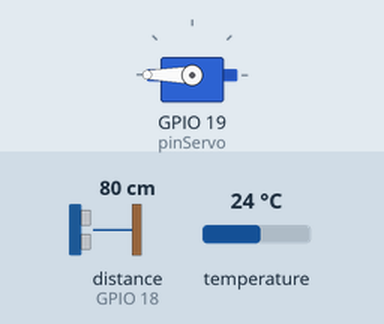
This sketch was run on a simulated ESP32. Shown: servo. Wiring (inferred from the names in the program): ultrasonic range finder: trigger GPIO 5; echo GPIO 18. The test bench sets the inputs (shaded band); at power-on: distance to the obstacle (sensor on GPIO 18) 80 cm, temperature 24 °C. The echo pulse lasts 58.3 µs per cm; what the sketch prints to the serial monitor is not drawn.

Above: at 6.4 s.
At 10.4 s:
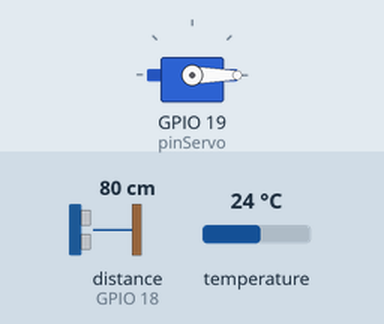
10.5 s: distance to the obstacle (sensor on GPIO 18) set to 250 cm
At 12.7 s:
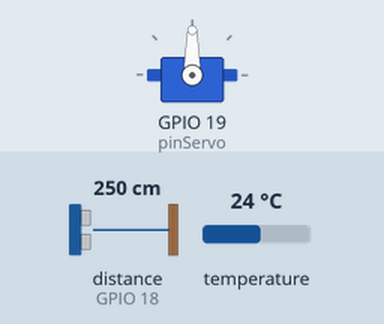
Timing chart, 0 to 18.9 s (numbered marks = the images above; inputs shaded):
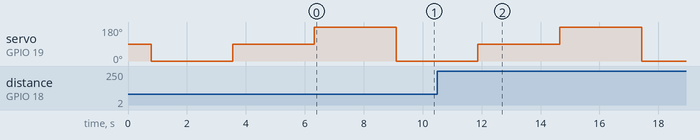

The sketch:

Codigo-Proyecto-Version-1.1.ino
```cpp
//CODIGO DE PROYECTO FINAL
//Elaborado por Pedro Fregoso
//Version 1.1


//Para Sensor de Temperatura
#include <OneWire.h>
#include <DallasTemperature.h>
//Para Servo
#include <ESP32Servo.h>

//Declaraciones
//Servomotor
Servo miServo;
const int pinServo = 19; // Pin GPIO al que está conectado el servo

//Sensor de Temperatura
OneWire ourWire(2);                //Se establece el pin 2  como bus OneWire
DallasTemperature sensors(&ourWire); //Se declara una variable u objeto para nuestro sensor

//Sensor de distancia
const int trigPin = 5;   // Pin conectado al Trigger del sensor ultrasónico
const int echoPin = 18;  // Pin conectado al Echo del sensor ultrasónico

// Definiciones
#define SOUND_SPEED 0.034  // Velocidad del sonido en cm/us
long duration;           //Variable de Tiempo de retorno
float distanceCm;        //Variable de conversion a cm
int angulo_rotacion=0;


void setup() {
  //Setup Servo
  miServo.attach(pinServo);
  //Comunicacion Serial
  Serial.begin(115200);
  //Se inicia el sensor de Temperatura
  sensors.begin();
  //Setup de Sensor distancia
  pinMode(trigPin, OUTPUT);
  pinMode(echoPin, INPUT);
}

void loop() {
  //Etapa Medicion de Temperatura
  sensors.requestTemperatures();   //Se envía el comando para leer la temperatura
  float temp= sensors.getTempCByIndex(0); //Se obtiene la temperatura en ºC

  //Etapa medicion de nivel
  digitalWrite(trigPin, LOW);
  delayMicroseconds(20);

  //Inicio medicion de distancia
  digitalWrite(trigPin, HIGH);
  delayMicroseconds(100);
  digitalWrite(trigPin, LOW);

  //Tiempo de retorno y calculo de distancia
  duration = pulseIn(echoPin, HIGH);
  distanceCm = duration * SOUND_SPEED / 2;

  // Mostrar Variables en Monitor Serial y Movimiento Actuador
  Serial.print("Temperatura (⸰C)= ");
  Serial.println(temp);

  Serial.print("Distancia (cm)= ");
  Serial.println(distanceCm);

  //Actuador Servo
  miServo.write(angulo_rotacion);    // Mover el servo a 0 grados
  Serial.print("Angulo Rotacion (⸰) =");
  Serial.println(angulo_rotacion);

  angulo_rotacion+=90;
  if(angulo_rotacion==270){
    angulo_rotacion=0;
  }
  delay(2000);         // Esperar 1 segundo
}
```
